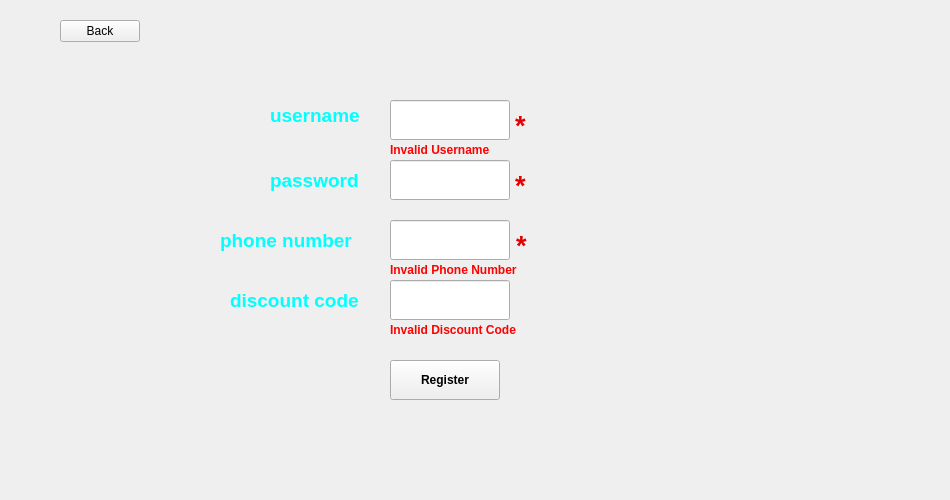
<?xml version="1.0" encoding="UTF-8"?>
<ui version="4.0">
 <class>passenger_register</class>
 <widget class="QWidget" name="passenger_register">
  <property name="geometry">
   <rect>
    <x>0</x>
    <y>0</y>
    <width>950</width>
    <height>500</height>
   </rect>
  </property>
  <property name="windowTitle">
   <string>Form</string>
  </property>
  <widget class="QLabel" name="username">
   <property name="geometry">
    <rect>
     <x>270</x>
     <y>90</y>
     <width>111</width>
     <height>51</height>
    </rect>
   </property>
   <property name="font">
    <font>
     <pointsize>15</pointsize>
     <weight>75</weight>
     <bold>true</bold>
     <kerning>true</kerning>
    </font>
   </property>
   <property name="text">
    <string>&lt;html&gt;&lt;head/&gt;&lt;body&gt;&lt;p&gt;&lt;span style=&quot; font-size:14pt; color:#00ffff;&quot;&gt;username&lt;/span&gt;&lt;/p&gt;&lt;/body&gt;&lt;/html&gt;</string>
   </property>
  </widget>
  <widget class="QLabel" name="phone_number">
   <property name="geometry">
    <rect>
     <x>220</x>
     <y>225</y>
     <width>161</width>
     <height>31</height>
    </rect>
   </property>
   <property name="font">
    <font>
     <pointsize>15</pointsize>
     <weight>75</weight>
     <bold>true</bold>
    </font>
   </property>
   <property name="text">
    <string>&lt;html&gt;&lt;head/&gt;&lt;body&gt;&lt;p&gt;&lt;span style=&quot; font-size:14pt; color:#00ffff;&quot;&gt;phone number&lt;/span&gt;&lt;/p&gt;&lt;/body&gt;&lt;/html&gt;</string>
   </property>
  </widget>
  <widget class="QLabel" name="password">
   <property name="geometry">
    <rect>
     <x>270</x>
     <y>160</y>
     <width>101</width>
     <height>41</height>
    </rect>
   </property>
   <property name="font">
    <font>
     <pointsize>15</pointsize>
    </font>
   </property>
   <property name="text">
    <string>&lt;html&gt;&lt;head/&gt;&lt;body&gt;&lt;p&gt;&lt;span style=&quot; font-size:14pt; font-weight:600; color:#00ffff;&quot;&gt;password&lt;/span&gt;&lt;/p&gt;&lt;/body&gt;&lt;/html&gt;</string>
   </property>
  </widget>
  <widget class="QLineEdit" name="lnusername">
   <property name="geometry">
    <rect>
     <x>390</x>
     <y>100</y>
     <width>120</width>
     <height>40</height>
    </rect>
   </property>
  </widget>
  <widget class="QLineEdit" name="lnpassword">
   <property name="geometry">
    <rect>
     <x>390</x>
     <y>160</y>
     <width>120</width>
     <height>40</height>
    </rect>
   </property>
  </widget>
  <widget class="QLineEdit" name="lnphone_number">
   <property name="geometry">
    <rect>
     <x>390</x>
     <y>220</y>
     <width>120</width>
     <height>40</height>
    </rect>
   </property>
  </widget>
  <widget class="QLabel" name="invalid_username">
   <property name="geometry">
    <rect>
     <x>390</x>
     <y>140</y>
     <width>121</width>
     <height>21</height>
    </rect>
   </property>
   <property name="font">
    <font>
     <weight>75</weight>
     <bold>true</bold>
    </font>
   </property>
   <property name="text">
    <string>&lt;html&gt;&lt;head/&gt;&lt;body&gt;&lt;p&gt;&lt;span style=&quot; color:#ff0000;&quot;&gt;Invalid Username&lt;/span&gt;&lt;/p&gt;&lt;/body&gt;&lt;/html&gt;</string>
   </property>
  </widget>
  <widget class="QPushButton" name="register_2">
   <property name="geometry">
    <rect>
     <x>390</x>
     <y>360</y>
     <width>110</width>
     <height>40</height>
    </rect>
   </property>
   <property name="font">
    <font>
     <weight>75</weight>
     <bold>true</bold>
    </font>
   </property>
   <property name="text">
    <string>Register</string>
   </property>
  </widget>
  <widget class="QLabel" name="invalid_phone_number">
   <property name="geometry">
    <rect>
     <x>390</x>
     <y>260</y>
     <width>161</width>
     <height>21</height>
    </rect>
   </property>
   <property name="font">
    <font>
     <weight>75</weight>
     <bold>true</bold>
    </font>
   </property>
   <property name="text">
    <string>&lt;html&gt;&lt;head/&gt;&lt;body&gt;&lt;p&gt;&lt;span style=&quot; color:#ff0000;&quot;&gt;Invalid Phone Number&lt;/span&gt;&lt;/p&gt;&lt;/body&gt;&lt;/html&gt;</string>
   </property>
  </widget>
  <widget class="QLabel" name="unfill_username">
   <property name="geometry">
    <rect>
     <x>515</x>
     <y>110</y>
     <width>21</width>
     <height>21</height>
    </rect>
   </property>
   <property name="font">
    <font>
     <pointsize>12</pointsize>
     <weight>75</weight>
     <bold>true</bold>
    </font>
   </property>
   <property name="text">
    <string>&lt;html&gt;&lt;head/&gt;&lt;body&gt;&lt;p&gt;&lt;span style=&quot; font-size:20pt; color:#e30000;&quot;&gt;*&lt;/span&gt;&lt;/p&gt;&lt;/body&gt;&lt;/html&gt;</string>
   </property>
  </widget>
  <widget class="QLabel" name="unfill_phone_number">
   <property name="geometry">
    <rect>
     <x>516</x>
     <y>230</y>
     <width>20</width>
     <height>21</height>
    </rect>
   </property>
   <property name="font">
    <font>
     <pointsize>12</pointsize>
     <weight>75</weight>
     <bold>true</bold>
    </font>
   </property>
   <property name="text">
    <string>&lt;html&gt;&lt;head/&gt;&lt;body&gt;&lt;p&gt;&lt;span style=&quot; font-size:20pt; color:#e30000;&quot;&gt;*&lt;/span&gt;&lt;/p&gt;&lt;/body&gt;&lt;/html&gt;</string>
   </property>
  </widget>
  <widget class="QLabel" name="unfill_password">
   <property name="geometry">
    <rect>
     <x>515</x>
     <y>170</y>
     <width>21</width>
     <height>21</height>
    </rect>
   </property>
   <property name="font">
    <font>
     <pointsize>12</pointsize>
     <weight>75</weight>
     <bold>true</bold>
    </font>
   </property>
   <property name="text">
    <string>&lt;html&gt;&lt;head/&gt;&lt;body&gt;&lt;p&gt;&lt;span style=&quot; font-size:20pt; color:#e30000;&quot;&gt;*&lt;/span&gt;&lt;/p&gt;&lt;/body&gt;&lt;/html&gt;</string>
   </property>
  </widget>
  <widget class="QPushButton" name="back">
   <property name="geometry">
    <rect>
     <x>60</x>
     <y>20</y>
     <width>80</width>
     <height>22</height>
    </rect>
   </property>
   <property name="text">
    <string>Back</string>
   </property>
  </widget>
  <widget class="QLineEdit" name="lndiscount_code">
   <property name="geometry">
    <rect>
     <x>390</x>
     <y>280</y>
     <width>120</width>
     <height>40</height>
    </rect>
   </property>
  </widget>
  <widget class="QLabel" name="discount_code">
   <property name="geometry">
    <rect>
     <x>230</x>
     <y>280</y>
     <width>161</width>
     <height>41</height>
    </rect>
   </property>
   <property name="font">
    <font>
     <pointsize>15</pointsize>
    </font>
   </property>
   <property name="text">
    <string>&lt;html&gt;&lt;head/&gt;&lt;body&gt;&lt;p&gt;&lt;span style=&quot; font-size:14pt; font-weight:600; color:#00ffff;&quot;&gt;discount code&lt;/span&gt;&lt;/p&gt;&lt;/body&gt;&lt;/html&gt;</string>
   </property>
  </widget>
  <widget class="QLabel" name="invalid_discount_code">
   <property name="geometry">
    <rect>
     <x>390</x>
     <y>320</y>
     <width>151</width>
     <height>21</height>
    </rect>
   </property>
   <property name="font">
    <font>
     <weight>75</weight>
     <bold>true</bold>
    </font>
   </property>
   <property name="text">
    <string>&lt;html&gt;&lt;head/&gt;&lt;body&gt;&lt;p&gt;&lt;span style=&quot; color:#ff0000;&quot;&gt;Invalid Discount Code&lt;/span&gt;&lt;/p&gt;&lt;/body&gt;&lt;/html&gt;</string>
   </property>
  </widget>
 </widget>
 <resources/>
 <connections/>
</ui>
